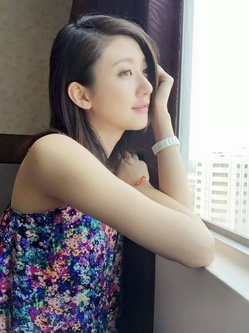
#> input picture python项目5-图片灰化及马赛克处理/girl.jpg, 249 x 333 px, shrunk from 720 x 960 before the run
$ python grey.py
#> lines starting #> are read from the running program, lines starting #| are printed output that depends on the picture
from PIL import Image
# pic_path = "C:\Documents and Settings\Administrator\My Documents\My Pictures\\123.jpg"
pic_path = "./girl.jpg"
testim = Image.open(pic_path).convert("L") #转成灰阶
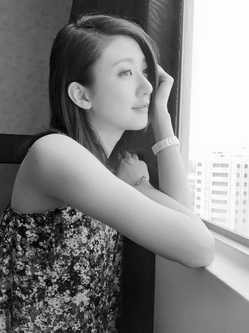
#> testim: PIL image 249x333 L; min 1, max 255, mean 129.9
pic_w = testim.size[0]
#> pic_w = 249
pic_h = testim.size[1]
#> pic_h = 333

def split_pic(w,h,s):
    boxs = [(x,y,x+s,y+s) for x in range(0,w,s) for y in range(0,h,s)]
    for box in boxs:
        img = testim.crop(box)
        yield img,box

def avg_grey(pic):
    a = list(pic.getdata())
    return sum(a)/len(a)
def works():
    for p in split_pic(pic_w,pic_h,10):
        img,box = p
#> box = (0, 0, 10, 10)
        for grey in range(0,256,41):
            if grey<=avg_grey(img)<grey+41:
                icon=Image.open("plant.jpeg")
                x, y=icon.size
                testim.paste(icon,(0,0,x, y)) #这里grey+20的地方可以改成图像
                break
    testim.save("./grey-version.jpg","JPEG")
    testim.show()
works()
